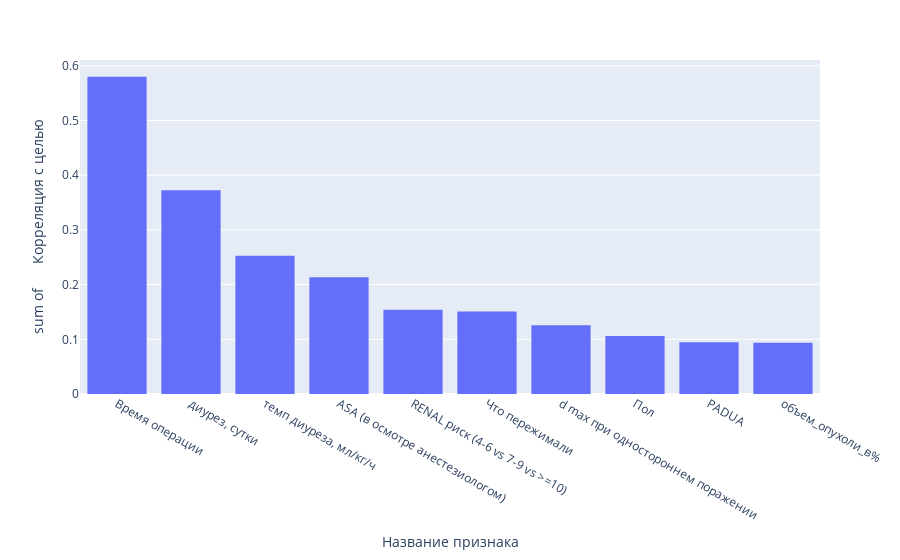

Notebook cell for this chart:
### Markdown cell above
## Наиболее коррелирующие с таргетом признаки после очистки

### Code cell
corr_with_targ = df.corrwith(df_target).sort_values(ascending=False).head(10)
px.histogram(y=corr_with_targ.values, x=corr_with_targ.index,
             labels={'x':'Название признака ', 'y':'     Корреляция с целью'})

### Figure 1 — Plotly figure (JSON) as saved in the notebook; plotly's stock layout.template omitted (floating-point values rounded to 4 significant figures)
{"data": [{"alignmentgroup": "True", "bingroup": "x", "histfunc": "sum", "hovertemplate": "Название признака =%{x}<br>sum of      Корреляция с целью=%{y}<extra></extra>", "legendgroup": "", "marker": {"color": "#636efa", "pattern": {"shape": ""}}, "name": "", "offsetgroup": "", "orientation": "v", "showlegend": false, "type": "histogram", "x": ["Время операции", "диурез, сутки", "темп диуреза, мл/кг/ч", "ASA (в осмотре анестезиологом)", "RENAL риск (4-6 vs 7-9 vs >=10)", "Что пережимали", "d max при одностороннем поражении", "Пол", "PADUA", "объем_опухоли_в%"], "xaxis": "x", "y": [0.58, 0.3723, 0.2528, 0.2133, 0.1542, 0.1509, 0.1259, 0.1061, 0.09456, 0.09381], "yaxis": "y"}], "layout": {"barmode": "relative", "legend": {"tracegroupgap": 0}, "margin": {"t": 60}, "xaxis": {"anchor": "y", "domain": [0, 1], "title": {"text": "Название признака "}}, "yaxis": {"anchor": "x", "domain": [0, 1], "title": {"text": "sum of      Корреляция с целью"}}}}
